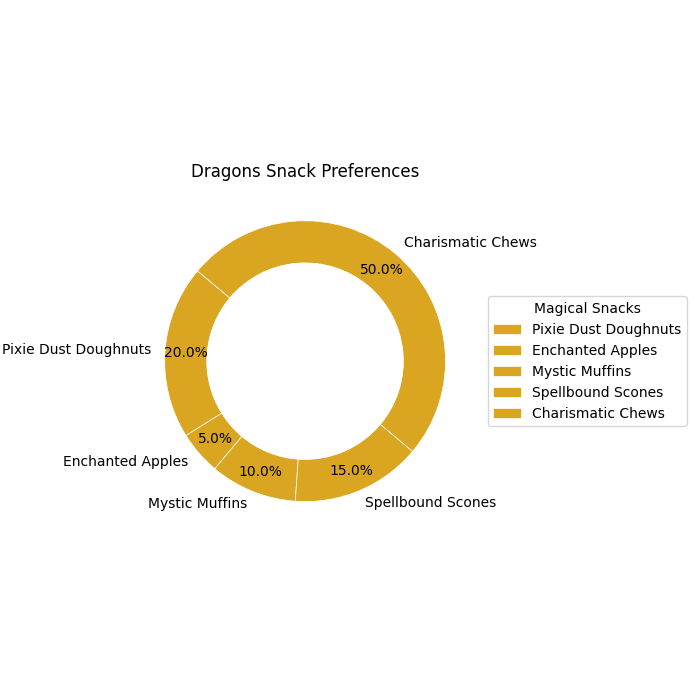

The script that drew this image:
import matplotlib.pyplot as plt
import numpy as np

creatures = ['Elves', 'Fairies', 'Dwarves', 'Wizards', 'Trolls', 'Dragons']
snacks = ['Pixie Dust Doughnuts', 'Enchanted Apples', 'Mystic Muffins', 'Spellbound Scones', 'Charismatic Chews']

data = {
    'Elves': [40, 20, 15, 10, 15],
    'Fairies': [25, 40, 10, 20, 5],
    'Dwarves': [30, 10, 30, 20, 10],
    'Wizards': [20, 25, 20, 25, 10],
    'Trolls': [10, 15, 35, 5, 35],
    'Dragons': [20, 5, 10, 15, 50]
}

# Single color for all pie chart wedges
single_color = ['#daa520']  # Example: using '#daa520' (Golden Rod)

def plot_creature_pie_chart(data, creature, snacks, single_color):
    fig, ax = plt.subplots(figsize=(7, 7))
    
    wedges, texts, autotexts = ax.pie(
        data,
        labels=snacks,
        autopct='%1.1f%%',
        startangle=140,
        colors=single_color * len(snacks),  # Apply the single color across all wedges
        wedgeprops=dict(width=0.3, edgecolor='w', linewidth=0.5),
        pctdistance=0.85,
        textprops=dict(size=10)
    )
    
    centre_circle = plt.Circle((0, 0), 0.70, fc='white')
    fig.gca().add_artist(centre_circle)
    
    ax.set(aspect="equal", title=f"{creature} Snack Preferences")
    ax.legend(wedges, snacks, title="Magical Snacks", loc="center left", bbox_to_anchor=(1, 0, 0.5, 1))
    
    plt.tight_layout()
    plt.show()

# Plot data for each type of creature
for creature, data in data.items():
    plot_creature_pie_chart(data, creature, snacks, single_color)
